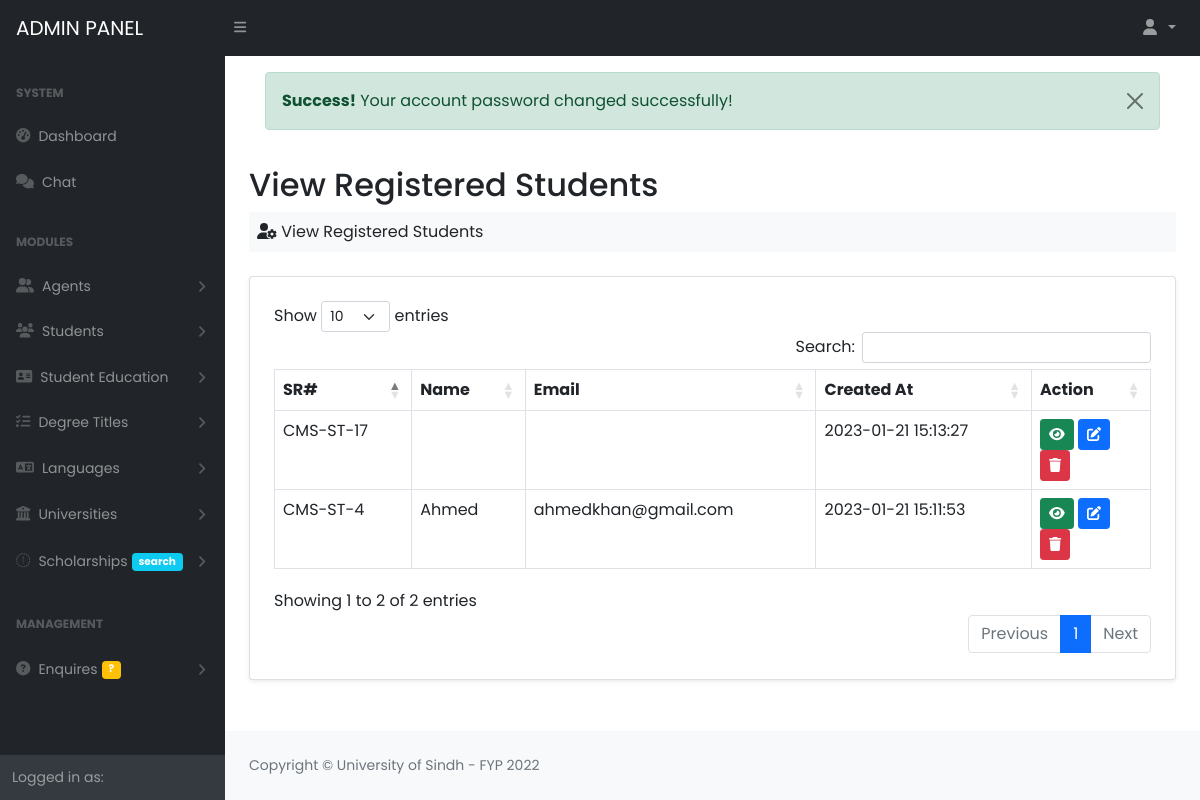
Page /Project/admin/view_students.php (signed in) on the earlier database version.
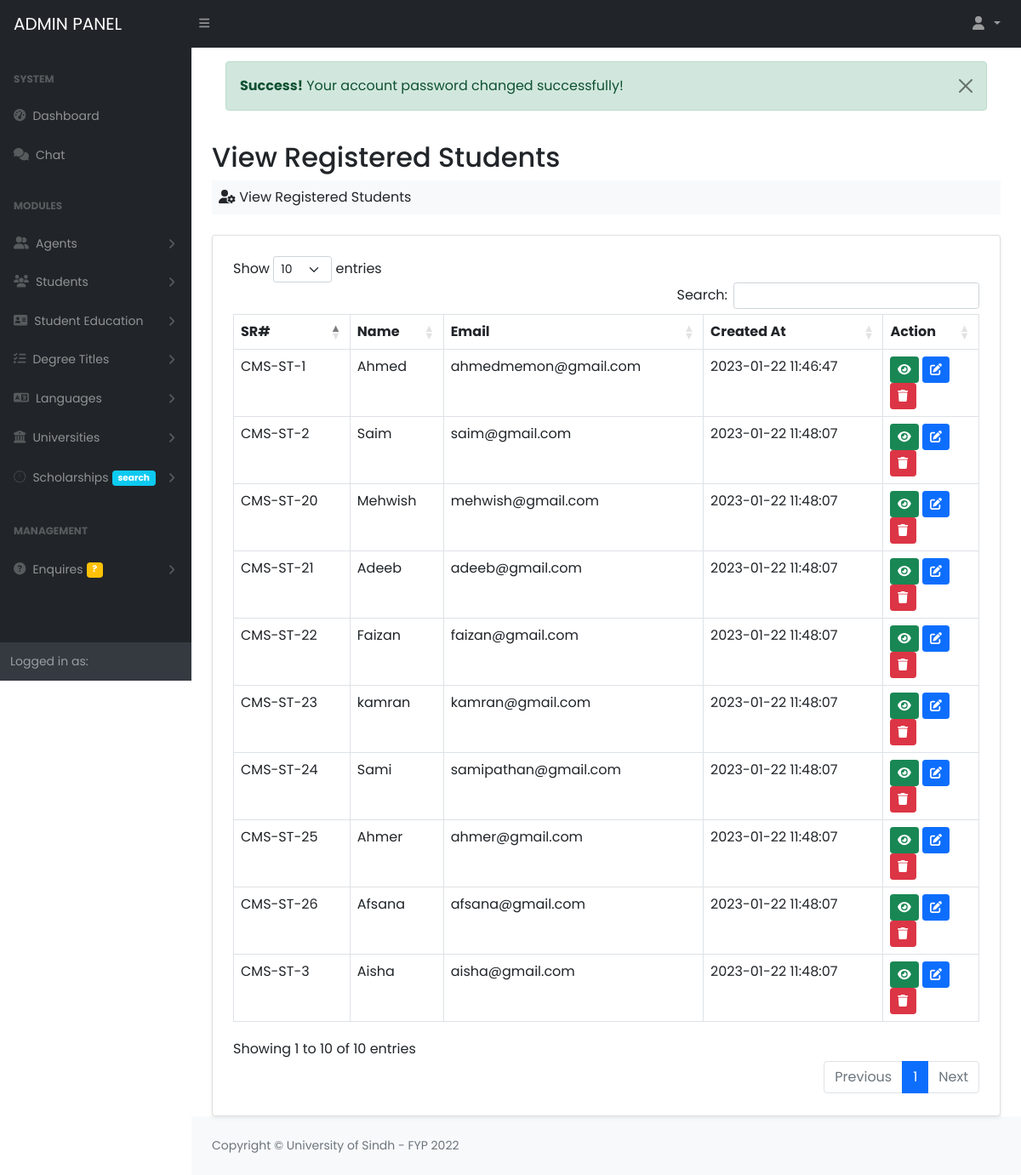
Same page on the later database version.
### tables this page shows
CREATE TABLE `students` (
  `student_id` int(11) NOT NULL AUTO_INCREMENT,
  `name` varchar(50) NOT NULL,
  `surname` varchar(50) DEFAULT NULL,
  `email` varchar(50) NOT NULL,
  `password` varchar(50) NOT NULL,
  `cnic` varchar(50) DEFAULT NULL,
  `gender` enum('Male','Female') DEFAULT NULL,
  `dob` varchar(50) DEFAULT NULL,
  `phone` varchar(50) DEFAULT NULL,
  `address` text DEFAULT NULL,
  `ilets_score` varchar(50) DEFAULT NULL,
  `cgpa` varchar(50) DEFAULT NULL,
  `religion` varchar(50) DEFAULT NULL,
  `profile` varchar(100) DEFAULT NULL,
  `status` int(11) DEFAULT 0,
  `created_at` timestamp NOT NULL DEFAULT current_timestamp() ON UPDATE current_timestamp(),
  PRIMARY KEY (`student_id`)
);

### Project/database/database.php (called while the page is built, shortened)
<?php
class Database
{
	private $db_host = "localhost";
	private $db_user = "root";
	private $db_pass = "";
	private $db_name = "fyp_cms";
	public $connection = null;
	public function __construct()
	{
		$this->connection = mysqli_connect($this->db_host, $this->db_user, $this->db_pass, $this->db_name);
	}
	public function executeQuery($query)
	{
		$this->query = $query;
		$this->result = mysqli_query($this->connection, $this->query);
		return $this->result;
	}
}
?>

### Project/admin/view_students.php (the view, shortened to what this page needs)
<?php  include_once("includes/header.php"); ?>
 <?php  include_once("includes/nav.php"); ?>
 <div id="layoutSidenav">
         <?php include_once("includes/sidebar.php") ?>
         <div id="layoutSidenav_content">
             <main>
                 <div class="container-fluid px-4">
                     <div class="p-3"><?php require_once("includes/messages.php") ?></div>
                     <h2 class="mt-1">View Registered Students</h2>
                     <ol class="breadcrumb mb-4 bg-light p-2">
                         <li class="breadcrumb-item"><i class="fa fa-user-cog"></i> View Registered Students</li>
                     </ol>
                     <div class="card shadow-sm bg-white p-2">
                         <div class="card-body p-3">
                            <table class="table table-bordered table-hover" id="table">
                                 <thead>
                                     <tr>
                                         <th>SR#</th>
                                         <th>Name</th>
                                         <th>Email</th>
                                         <th>Created At</th>
                                         <th>Action</th>
                                     </tr>
                                 </thead>
                                 <tbody>
                                     <?php
                                         $query = "SELECT * FROM students";
                                         $result = $db->executeQuery($query);
                                         if($result->num_rows){
                                             while($row = mysqli_fetch_assoc($result)){
                                                 ?>
                                                 <tr>
                                                     <td><?php echo "CMS-ST-".$row['student_id'] ?></td>
                                                     <td><?php echo $row['name'] ?></td>
                                                     <td><?php echo $row['email'] ?></td>
                                                     <td><?php echo $row['created_at'] ?></td>
                                                     <td>
                                                     <a href="show_student?id=<?php echo $row['student_id'] ?>" class="btn btn-success btn-sm"><i class="fa fa-eye"></i></a>
                                                     <a href="edit_student?id=<?php echo $row['student_id'] ?>" class="btn btn-primary btn-sm"><i class="fa fa-edit"></i></a>
                                                     <a href="classes/student?id=<?php echo $row['student_id'] ?>" class="btn btn-danger btn-sm"><i class="fa fa-trash"></i></a>
                                                     </td>
                                                 </tr>
                                                 <?php
                                             }
                                         }
                                     ?>
                                 </tbody>
                            </table>
                         </div>
                     </div>
                 </div>
             </main>
 <?php  include_once("includes/footer.php") ?>

Differences in the rows shown:
removed students: student_id "4", name "Ahmed", email "ahmedkhan@gmail.com", created_at "2023-01-21 15:11:53"
removed students: student_id "17", created_at "2023-01-21 15:13:27"
added students: student_id "1", name "Ahmed", email "ahmedmemon@gmail.com", created_at "2023-01-22 11:46:47"
added students: student_id "2", name "Saim", email "saim@gmail.com", created_at "2023-01-22 11:48:07"
added students: student_id "3", name "Aisha", email "aisha@gmail.com", created_at "2023-01-22 11:48:07"
added students: student_id "20", name "Mehwish", email "mehwish@gmail.com", created_at "2023-01-22 11:48:07"
added students: student_id "21", name "Adeeb", email "adeeb@gmail.com", created_at "2023-01-22 11:48:07"
added students: student_id "22", name "Faizan", email "faizan@gmail.com", created_at "2023-01-22 11:48:07"
added students: student_id "23", name "kamran", email "kamran@gmail.com", created_at "2023-01-22 11:48:07"
added students: student_id "24", name "Sami", email "samipathan@gmail.com", created_at "2023-01-22 11:48:07"
added students: student_id "25", name "Ahmer", email "ahmer@gmail.com", created_at "2023-01-22 11:48:07"
added students: student_id "26", name "Afsana", email "afsana@gmail.com", created_at "2023-01-22 11:48:07"
Other differences:
text written by a page script: "Show entries Search: Showing 1 to 2 of 2 entries Previous 1 Next" → "Show entries Search: Showing 1 to 10 of 10 entries Previous 1 Next"
